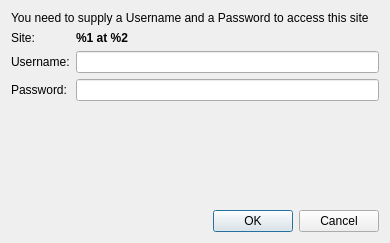
<?xml version="1.0" encoding="UTF-8"?>
<ui version="4.0">
 <class>Dialog</class>
 <widget class="QDialog" name="Dialog">
  <property name="geometry">
   <rect>
    <x>0</x>
    <y>0</y>
    <width>390</width>
    <height>243</height>
   </rect>
  </property>
  <property name="windowTitle">
   <string>Http authentication required</string>
  </property>
  <layout class="QGridLayout">
   <item row="0" column="0" colspan="2">
    <widget class="QLabel" name="label">
     <property name="text">
      <string>You need to supply a Username and a Password to access this site</string>
     </property>
     <property name="wordWrap">
      <bool>false</bool>
     </property>
    </widget>
   </item>
   <item row="2" column="0">
    <widget class="QLabel" name="label_2">
     <property name="text">
      <string>Username:</string>
     </property>
    </widget>
   </item>
   <item row="2" column="1">
    <widget class="QLineEdit" name="userEdit"/>
   </item>
   <item row="3" column="0">
    <widget class="QLabel" name="label_3">
     <property name="text">
      <string>Password:</string>
     </property>
    </widget>
   </item>
   <item row="3" column="1">
    <widget class="QLineEdit" name="passwordEdit">
     <property name="echoMode">
      <enum>QLineEdit::EchoMode::Password</enum>
     </property>
    </widget>
   </item>
   <item row="5" column="0" colspan="2">
    <widget class="QDialogButtonBox" name="buttonBox">
     <property name="orientation">
      <enum>Qt::Orientation::Horizontal</enum>
     </property>
     <property name="standardButtons">
      <set>QDialogButtonBox::StandardButton::Cancel|QDialogButtonBox::StandardButton::Ok</set>
     </property>
    </widget>
   </item>
   <item row="1" column="0">
    <widget class="QLabel" name="label_4">
     <property name="text">
      <string>Site:</string>
     </property>
    </widget>
   </item>
   <item row="1" column="1">
    <widget class="QLabel" name="siteDescription">
     <property name="font">
      <font>
       <bold>true</bold>
      </font>
     </property>
     <property name="text">
      <string>%1 at %2</string>
     </property>
     <property name="wordWrap">
      <bool>true</bool>
     </property>
    </widget>
   </item>
   <item row="4" column="0">
    <spacer>
     <property name="orientation">
      <enum>Qt::Orientation::Vertical</enum>
     </property>
     <property name="sizeHint" stdset="0">
      <size>
       <width>20</width>
       <height>40</height>
      </size>
     </property>
    </spacer>
   </item>
  </layout>
 </widget>
 <resources/>
 <connections>
  <connection>
   <sender>buttonBox</sender>
   <signal>accepted()</signal>
   <receiver>Dialog</receiver>
   <slot>accept()</slot>
   <hints>
    <hint type="sourcelabel">
     <x>248</x>
     <y>254</y>
    </hint>
    <hint type="destinationlabel">
     <x>157</x>
     <y>274</y>
    </hint>
   </hints>
  </connection>
  <connection>
   <sender>buttonBox</sender>
   <signal>rejected()</signal>
   <receiver>Dialog</receiver>
   <slot>reject()</slot>
   <hints>
    <hint type="sourcelabel">
     <x>316</x>
     <y>260</y>
    </hint>
    <hint type="destinationlabel">
     <x>286</x>
     <y>274</y>
    </hint>
   </hints>
  </connection>
 </connections>
</ui>
